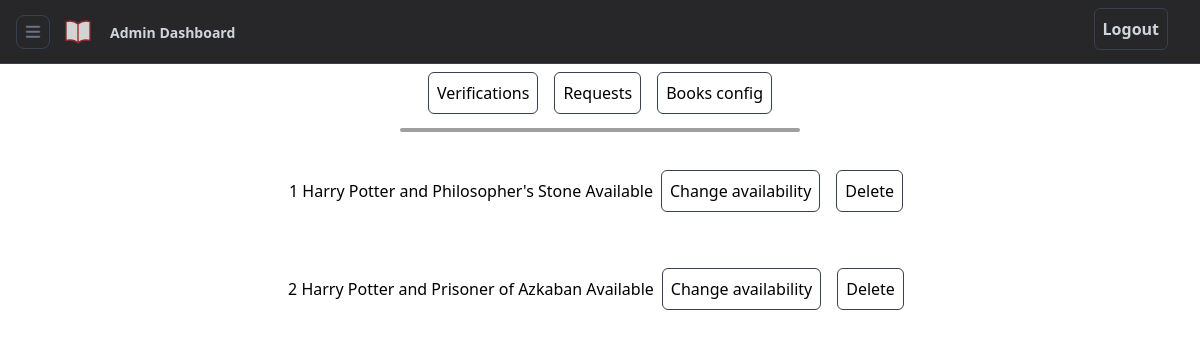
Screenshot of /dashboard.php?books (signed in) with the database file from the repository.
### tables this page shows
CREATE TABLE `books` (
  `id` int(11) NOT NULL,
  `name` text NOT NULL,
  `author` text NOT NULL,
  `availability` int(11) NOT NULL
);

### public/books.php (the view)
<?php
if($_SESSION['user']=='admin'){
    include("connDb.php");
    $sql_get_users = "SELECT id,name,availability FROM books";
    $result = $conn->query($sql_get_users);
    while($row = $result->fetch_array()){
        $id = $row['id'];
        $availabilityDigit = $row['availability'];
        $availability = '';
        if($row['availability']=='0'){
            $availability = 'Unavailable';
        } else {
            $availability = 'Available';
        }
        echo "<div class='flex justify-center mt-10 items-center'>".$row['id']." ".$row['name']." ".$availability."<a class='btnHeader' href='bookHelper.php?id=$id&availability=$availabilityDigit'> Change availability </a>"."<a class='btnHeader' href='bookHelper.php?delete=$id'> Delete </a>"."</div>";
    }
} else {
    header('Location: home.php?success=3');
}
?>

### public/dashboard.php (shortened to what this page needs)
<?php
if(!($_SESSION['user'])=='admin'){
    header('Location: home.php?success=3');
} else {
    require('dashboardPage.php');
    if(isset($_GET['books'])){ require('books.php'); }
}
?>

### public/dashboardPage.php (shortened to what this page needs)
<!DOCTYPE html>
<html lang="en">
<head>
    <link rel="stylesheet" href="styles.css">
</head>
<body class="overflow-hidden">
    <div class="relative">
        <header class="w-full h-16 bg-zinc-800 flex items-center border-b border-b-gray-700 opacity">
            <div class="flex items-center">
                <div class="p-1 border border-gray-700 ml-4 rounded-lg cursor-pointer hover:border-gray-400 transition ease-out duration-75" >
                </div>
                <div id="logo">
                </div>
                <div id="headerLabel">
                    <span class="text-gray-300 text-sm ml-2 font-semibold cursor-pointer rounded-lg p-2 hover:bg-stone-600">Admin Dashboard</span>
                </div>
            </div>
            <div class="flex items-center absolute top-0 right-6 text-gray-300 font-semibold ">
                <a class="btnHeader" href="logout.php">Logout</a>
            </div>
        </header>
        <main class="flex justify-center">
            <div>
                <button class="btnHeader"><a href="dashboard.php?verifications">Verifications</a></button>
            </div>
            <div>
                <button class="btnHeader"><a href="dashboard.php?requests">Requests</a></button>
            </div>
            <div>
                <button class="btnHeader"><a href="dashboard.php?books">Books config</a></button>
            </div>
            <div class="absolute top-28 md:top-32 bg-neutral-700 h-1 w-2/3 md:w-1/3 opacity-50 rounded-lg shadow-xl"></div>
        </main>
    </div>
</body>
</html>

### rows the page displays
books: id "1", name "Harry Potter and Philosopher's Stone", availability "Available"
books: id "2", name "Harry Potter and Prisoner of Azkaban", availability "Available"
